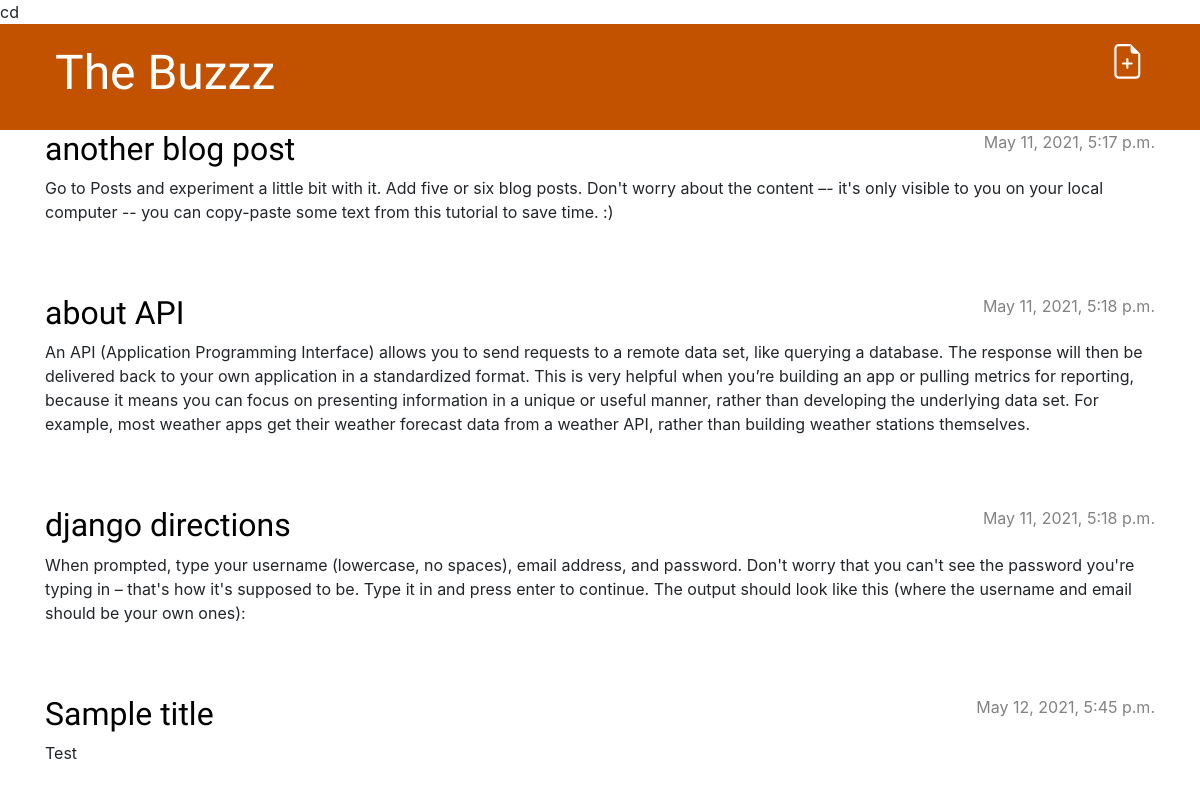
The app's page /, older data.
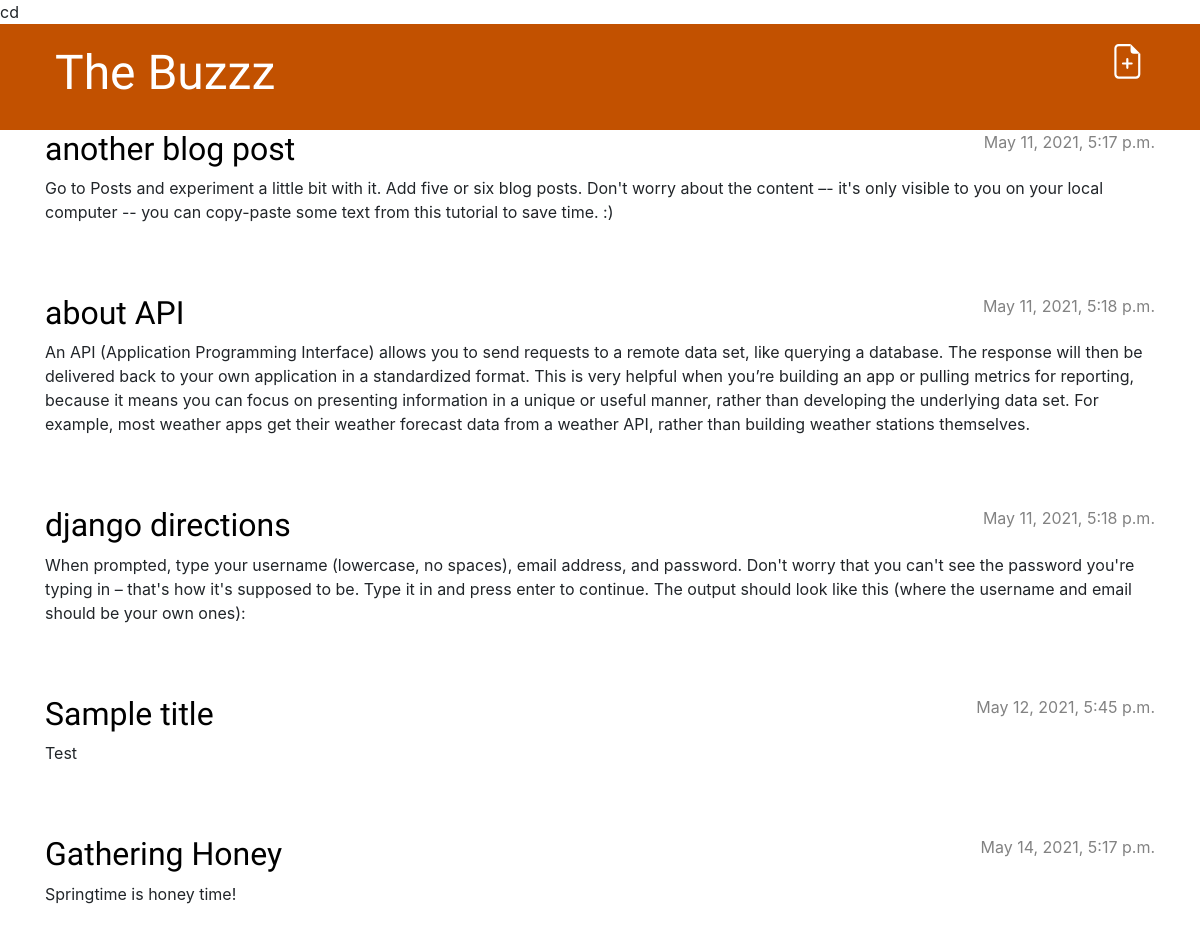
The same page, newer data.
### blog/models.py (models this page shows, shortened)
class Post(models.Model):
    author = models.ForeignKey(settings.AUTH_USER_MODEL, on_delete=models.CASCADE)
    title = models.CharField(max_length=200)
    text = models.TextField()
    created_date = models.DateTimeField(default=timezone.now)
    published_date = models.DateTimeField(blank=True, null=True)

### blog/views.py (the view)
# urls.py: path('', views.post_list, name='post_list'),
def post_list(request):
    posts = Post.objects.filter(published_date__lte=timezone.now()).order_by('published_date')
    return render(request, 'blog/post_list.html', {'posts': posts})

### blog/templates/blog/post_list.html
{% extends 'blog/base.html' %}
{% block content %}
    {% for post in posts %}
        <article class="post">
            <time class="date">
                {{ post.published_date }}
            </time>
            <h2><a href= ">{% url 'post_detail' pk=post.pk %}">{{ post.title }}</a></h2>
            <p>{{ post.text|linebreaksbr }}</p>
        </article>
    {% endfor %}
{% endblock %}

Row changes from the older to the newer data that the page shows:
added Post: published_date "May 14, 2021, 5:17 p.m.", title "Gathering Honey", text "Springtime is honey time!"
